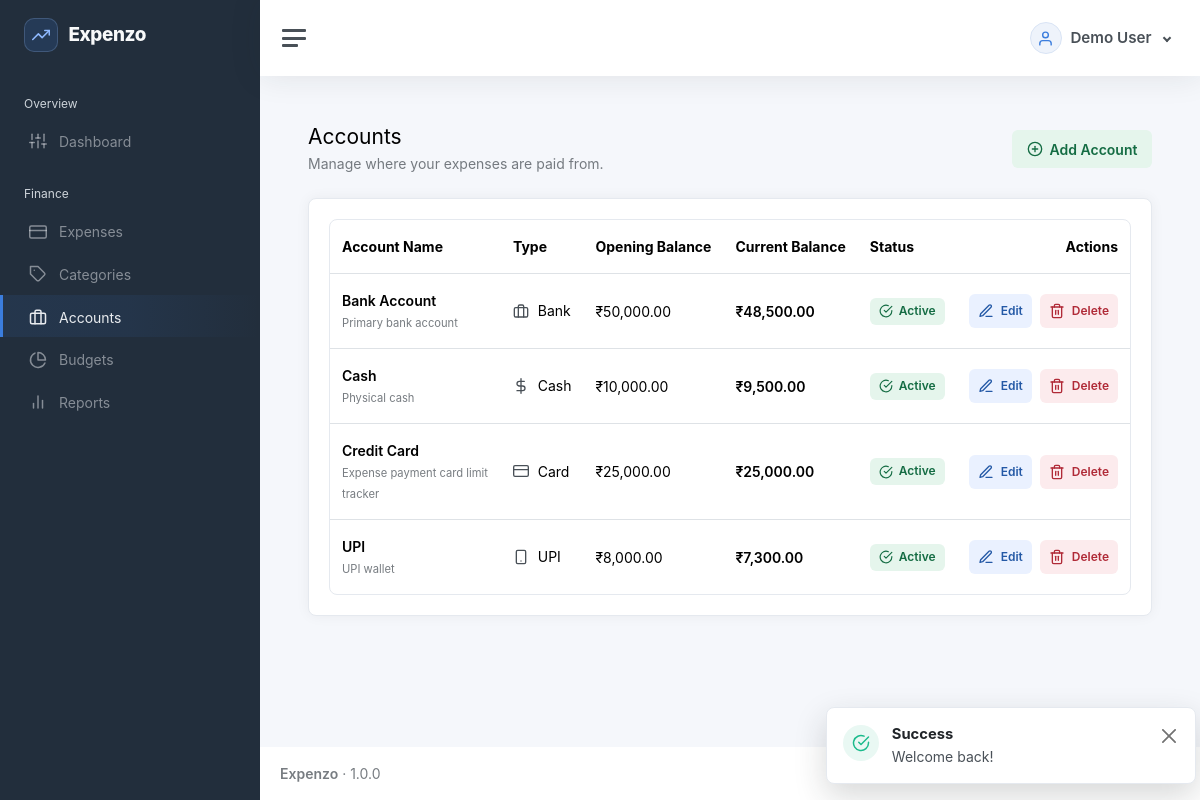
Page /accounts (signed in) on the committed database.
### tables this page shows
CREATE TABLE users (
  id BIGINT UNSIGNED AUTO_INCREMENT PRIMARY KEY,
  name VARCHAR(120) NOT NULL,
  email VARCHAR(190) NOT NULL UNIQUE,
  password_hash VARCHAR(255) NOT NULL,
  status ENUM('active','inactive') NOT NULL DEFAULT 'active',
  created_at DATETIME NOT NULL DEFAULT CURRENT_TIMESTAMP,
  updated_at DATETIME NOT NULL DEFAULT CURRENT_TIMESTAMP ON UPDATE CURRENT_TIMESTAMP,
  INDEX idx_users_status(status)
);

CREATE TABLE accounts (
  id BIGINT UNSIGNED AUTO_INCREMENT PRIMARY KEY,
  user_id BIGINT UNSIGNED NOT NULL,
  name VARCHAR(120) NOT NULL,
  type VARCHAR(60) NOT NULL,
  opening_balance DECIMAL(15,2) NOT NULL DEFAULT 0,
  current_balance DECIMAL(15,2) NOT NULL DEFAULT 0,
  description TEXT NULL,
  status ENUM('active','inactive') NOT NULL DEFAULT 'active',
  created_at DATETIME NOT NULL DEFAULT CURRENT_TIMESTAMP,
  updated_at DATETIME NOT NULL DEFAULT CURRENT_TIMESTAMP ON UPDATE CURRENT_TIMESTAMP,
  UNIQUE KEY uq_accounts_user_name(user_id, name),
  INDEX idx_accounts_user_status(user_id, status),
  FOREIGN KEY(user_id) REFERENCES users(id) ON DELETE CASCADE
);

### resources/views/partials/row-actions.php (the view, shortened to what the rows shown need)
<div class="table-actions">
    <?php $confirmEntity = ['categories' => 'Category', 'accounts' => 'Account', 'budgets' => 'Budget', 'expenses' => 'Expense', 'users' => 'User', 'roles' => 'Role'][$module] ?? 'Record'; ?>
    <?php if ($mayEdit): ?><a class="action-button action-button--primary btn btn-sm btn-outline-primary" href="<?=e(url($module.'/'.$rowId.'/edit'))?>"><i data-feather="edit-3" aria-hidden="true"></i>Edit<span class="visually-hidden"> <?=e($rowName)?></span></a><?php endif; ?>
    <?php if ($mayDelete): ?>
    <form method="post" action="<?=e(url($module.'/'.$rowId.'/delete'))?>" data-confirm-title="Delete <?=e($confirmEntity)?>" data-confirm-subtitle="This action cannot be undone." data-confirm-message="Deleting <?=e($rowName)?> will permanently remove this record. If it is already used by other records, the system may block deletion and you should deactivate it instead." data-confirm-button="Delete">
        <?=csrf_field()?><button type="submit" class="action-button action-button--danger btn btn-sm btn-outline-danger"><i data-feather="trash-2" aria-hidden="true"></i>Delete<span class="visually-hidden"> <?=e($rowName)?></span></button>
    </form>
    <?php endif; ?>
</div>

### resources/views/accounts/index.php (shortened to what the rows shown need)
<?php
$module = 'accounts';
require dirname(__DIR__).'/partials/page-header.php';
?>
<div class="card"><div class="card-body">
<div class="table-responsive" role="region" aria-label="Accounts table" tabindex="0"><table class="table crud-table mb-0">
<thead><tr><?php if (is_adminish()): ?><th scope="col">User</th><?php endif; ?><th scope="col">Account Name</th><th scope="col">Type</th><th scope="col">Opening Balance</th><th scope="col">Current Balance</th><th scope="col">Status</th><th scope="col" class="text-end">Actions</th></tr></thead>
<tbody>
<?php foreach ($rows as $r): ?>
<tr>
<td><div class="fw-semibold"><?=e($r['name'])?></div><small class="text-muted table-description"><?=e($r['description'] ?? '')?></small></td>
<td><?=account_type_label($r['type'] ?? '')?></td><td class="text-nowrap"><?=money($r['opening_balance'])?></td><td class="fw-semibold text-nowrap"><?=money($r['balance'])?></td>
<td><span class="status-badge status-badge--<?=in_array($r['status'], ['active', 'posted'], true) ? 'success' : 'neutral'?>"><i data-feather="<?=in_array($r['status'], ['active', 'posted'], true) ? 'check-circle' : 'pause-circle'?>" aria-hidden="true"></i><?=e(ucfirst($r['status']))?></span></td>
<td><?php $rowId = $r['id']; $rowName = $r['name']; $owned = (int)$r['user_id'] === (int)\App\Core\Session::get('user_id'); $mayEdit = $owned && can('accounts.edit'); $mayDelete = $owned && can('accounts.delete'); require dirname(__DIR__).'/partials/row-actions.php'; ?></td>
</tr>
<?php endforeach; ?>
</tbody></table></div></div></div>

### app/Helpers/helpers.php (shortened to what the rows shown need)
<?php
function e(mixed $v):string{return htmlspecialchars((string)$v,ENT_QUOTES,'UTF-8');}
function url(string $path=''):string{$base=rtrim(str_replace('\\','/',dirname($_SERVER['SCRIPT_NAME']??'')),'/'); if($base==='/'||$base==='.')$base=''; return $base.'/'.ltrim($path,'/');}
function asset(string $path):string{
    $relative = ltrim($path, '/');
    $file = dirname(__DIR__,2).'/public/assets/'.$relative;
    return url('assets/'.$relative).(is_file($file) ? '?v='.filemtime($file) : '');
}
function auth_user():?array{return Session::get('user');}
function can(string $permission):bool{return in_array($permission,Session::get('permissions',[]),true);}
function app_setting(string $key, mixed $default = null): mixed
{
    static $settings = null;
    if ($settings === null) {
        $settings = [];
        try {
            $rows = \App\Core\Database::connection()->query('SELECT setting_key, setting_value FROM settings')->fetchAll();
            foreach ($rows as $row) $settings[$row['setting_key']] = $row['setting_value'];
        } catch (\Throwable $exception) {
            $settings = [];
        }
    }
    return $settings[$key] ?? $default;
}
function currency_code(): string
{
    $cfg = require dirname(__DIR__,2).'/config/app.php';
    return strtoupper(trim((string)app_setting('currency', $cfg['currency'] ?? 'INR')));
}
function money(float|int|string $amount):string{ $symbols=['INR'=>'₹','USD'=>'$','EUR'=>'€','GBP'=>'£']; $currency=currency_code(); return ($symbols[$currency]??$currency.' ').number_format((float)$amount,2);}
function account_type_icon(?string $type): string
{
    return match (strtolower(trim((string)$type))) {
        'cash' => 'dollar-sign',
        'bank' => 'briefcase',
        'card', 'credit card', 'debit card' => 'credit-card',
        'upi' => 'smartphone',
        'wallet' => 'pocket',
        default => 'credit-card',
    };
}
function account_type_label(?string $type, ?string $name = null): string
{
    $type = trim((string)$type);
    $label = trim((string)$name) !== '' ? trim((string)$name) : ($type !== '' ? $type : 'Account');
    return '<span class="inline-icon-text"><i data-feather="'.e(account_type_icon($type)).'" aria-hidden="true"></i>'.e($label).'</span>';
}
function landing_path():string {
    foreach (['dashboard','expenses','categories','accounts','budgets','reports','users','roles','settings'] as $module) {
        if(can($module.'.view')) return '/'.$module;
    }
    return '/dashboard';
}

### app/Core/Router.php (shortened to what the rows shown need)
<?php
final class Router { private array $routes=[];
 private function add(string $method,string $path,string $handler):void{$this->routes[] = compact('method','path','handler');}
 public function dispatch(Request $request):void{foreach($this->routes as $r){if($r['method']!==$request->method())continue;$pattern=preg_replace('#\\{([a-zA-Z_][a-zA-Z0-9_]*)\\}#','(?P<$1>[^/]+)',str_replace('/','\/',$r['path']));if(preg_match('#^'.$pattern.'$#',$request->path(),$m)){[$class,$method]=explode('@',$r['handler']);$controller=new $class();$params=[];foreach($m as $k=>$v)if(!is_int($k))$params[]=$v; $controller->$method($request,...$params);return;}} Response::status(404); View::render('errors/404',[], 'app');}
}

### resources/views/layouts/app.php (shortened to what the rows shown need)
<?php
$sidebarPath = rtrim((new \App\Core\Request())->path(), '/') ?: '/';
$navigation = [
    'Overview' => ['dashboard' => ['Dashboard', 'sliders', 'dashboard.view']],
    'Finance' => [
        'expenses' => ['Expenses', 'credit-card', 'expenses.view'],
        'categories' => ['Categories', 'tag', 'categories.view'],
        'accounts' => ['Accounts', 'briefcase', 'accounts.view'],
        'budgets' => ['Budgets', 'pie-chart', 'budgets.view'],
        'reports' => ['Reports', 'bar-chart-2', 'reports.view'],
    ],
    'Administration' => [
        'users' => ['Users', 'users', 'users.view'],
        'roles' => ['Roles & Permissions', 'shield', 'roles.view'],
        'audit-logs' => ['Audit Logs', 'activity', 'audit.view'],
        'settings' => ['Settings', 'settings', 'settings.view'],
    ],
];
$currentUser = auth_user() ?? [];
$currentUserName = $currentUser['name'] ?? 'User';
?>
<!doctype html>
<html lang="en">
<head>
    <link href="<?= asset('app.css') ?>" rel="stylesheet">
    <link href="<?= asset('crud.css') ?>" rel="stylesheet">
</head>
<body>
    <div class="wrapper">
        <nav id="sidebar" class="sidebar js-sidebar">
            <div class="sidebar-content js-simplebar">
                <a class="sidebar-brand app-sidebar-brand" href="<?= e(url(landing_path())) ?>"><span class="sidebar-brand-mark"><i data-feather="trending-up" aria-hidden="true"></i></span><span class="align-middle brand-mini"><?= e(APP_NAME) ?></span></a>
                <ul class="sidebar-nav">
                    <?php foreach ($navigation as $group => $items):
                        $visible = array_filter($items, static fn(array $item): bool => can($item[2]));
                        if (!$visible)
                            continue;
                        ?>
                        <li class="sidebar-header"><?= e($group) ?></li>
                        <?php foreach ($visible as $section => [$label, $icon, $permission]):
                            $active = $sidebarPath === '/' . $section || str_starts_with($sidebarPath, '/' . $section . '/') || ($section === 'dashboard' && $sidebarPath === '/');
                            ?>
                            <li class="sidebar-item <?= $active ? 'active' : '' ?>"><a class="sidebar-link"
                                    href="<?= e(url($section)) ?>"><i class="align-middle" data-feather="<?= e($icon) ?>"></i><span
                                        class="align-middle"><?= e($label) ?></span></a></li>
                        <?php endforeach; endforeach; ?>
                </ul>
            </div>
        </nav>
        <div class="main">
            <nav class="navbar navbar-expand navbar-light navbar-bg">
                <a class="sidebar-toggle js-sidebar-toggle" role="button" tabindex="0" aria-label="Toggle navigation"><i
                        class="hamburger align-self-center"></i></a>
                <div class="navbar-collapse collapse">
                    <ul class="navbar-nav navbar-align">
                        <li class="nav-item dropdown">
                            <a class="nav-link user-menu-toggle dropdown-toggle" href="#" data-bs-toggle="dropdown"
                                aria-expanded="false">
                                <span class="user-menu-avatar"><i data-feather="user"></i></span>
                                <span class="user-menu-name"><?= e($currentUserName) ?></span>
                            </a>
                        </li>
                    </ul>
                </div>
            </nav>
            <main class="content">
                <div class="container-fluid p-0">
                    <?= $content ?>
                </div>
            </main>
            <footer class="footer">
                <div class="container-fluid">
                    <div class="row text-muted">
                        <div class="col-6 text-start">
                            <p class="mb-0"><strong><?= e(APP_NAME) ?></strong> &middot; <?= APP_VERSION ?></p>
                        </div>
                        <div class="col-6 text-end">All Rights Reserved &copy; <?= date('Y') ?></div>
                    </div>
                </div>
            </footer>
        </div>
    </div>
    <?php require dirname(__DIR__).'/partials/toasts.php'; ?>
</body>
</html>

### rows in the picture
users: name "Demo User"
accounts: name "Bank Account", description "Primary bank account", type "Bank", opening_balance "₹50,000.00", balance "₹48,500.00", status "Active"
accounts: name "Cash", description "Physical cash", type "Cash", opening_balance "₹10,000.00", balance "₹9,500.00", status "Active"
accounts: name "Credit Card", description "Expense payment card limit tracker", type "Card", opening_balance "₹25,000.00", balance "₹25,000.00", status "Active"
accounts: name "UPI", description "UPI wallet", type "UPI", opening_balance "₹8,000.00", balance "₹7,300.00", status "Active"

### other values in the picture
$group "Overview"
$label "Dashboard"
$group "Finance"
$label "Expenses"
$label "Categories"
$label "Accounts"
$label "Budgets"
$label "Reports"
$toast['label'] "Success"
$toast['message'] "Welcome back!"
